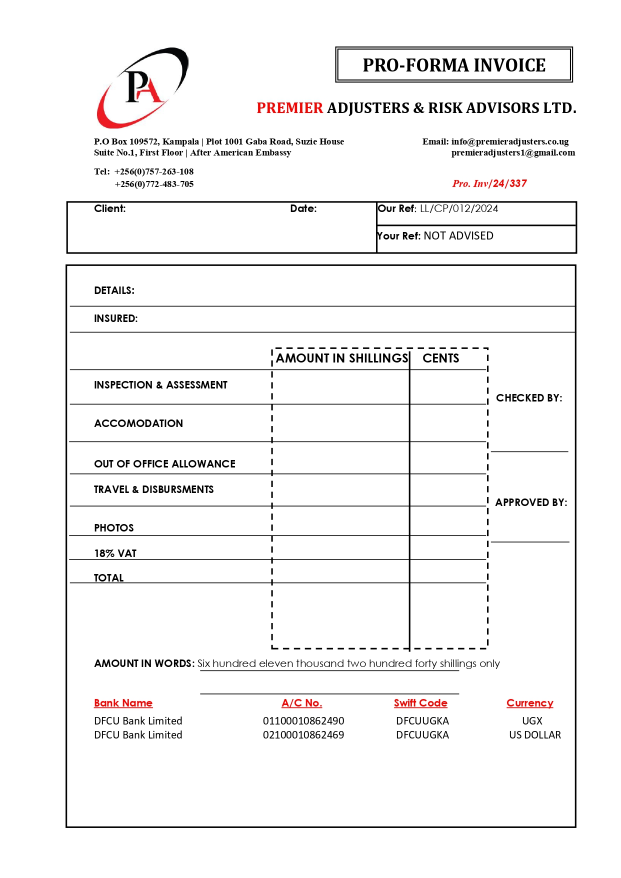
#> input picture note.jpg, 1241 x 1755 px (shown at 1/2 size)
$ python write.py
#> lines starting #> are read from the running program, lines starting #| are printed output that depends on the picture
from PIL import Image, ImageDraw, ImageFont


image = Image.open('note.jpg')
#> image is the input picture: PIL image 1241x1755 RGB; mean R, G, B 244.2, 243.5, 243.5
draw = ImageDraw.Draw(image)
font = ImageFont.truetype('arial.ttf', 25) if 'arial.ttf' else ImageFont.load_default()
color = (255, 0, 0)
draw.text((190, 445), 'Hello, World!', font=font, fill=color)
font = ImageFont.truetype('arial.ttf', 20) if 'arial.ttf' else ImageFont.load_default()
draw.text((635, 405), '12-12-2004', font=font, fill=color)
font = ImageFont.truetype('arial.ttf', 20) if 'arial.ttf' else ImageFont.load_default()
draw.text((635, 570), 'Some details...', font=font, fill=color)
font = ImageFont.truetype('arial.ttf', 30) if 'arial.ttf' else ImageFont.load_default()
draw.text((610, 760), '5,000 UGX', font=font, fill=color)
draw.text((610, 830), '5,000 UGX', font=font, fill=color)
draw.text((610, 900), '5,000 UGX', font=font, fill=color)
draw.text((610, 970), '5,000 UGX', font=font, fill=color)
draw.text((610, 1030), '5,000 UGX', font=font, fill=color)
draw.text((610, 1080), '5,000 UGX', font=font, fill=color)
draw.text((610, 1125), '5,000 UGX', font=font, fill=color)


image.save('output.jpg')
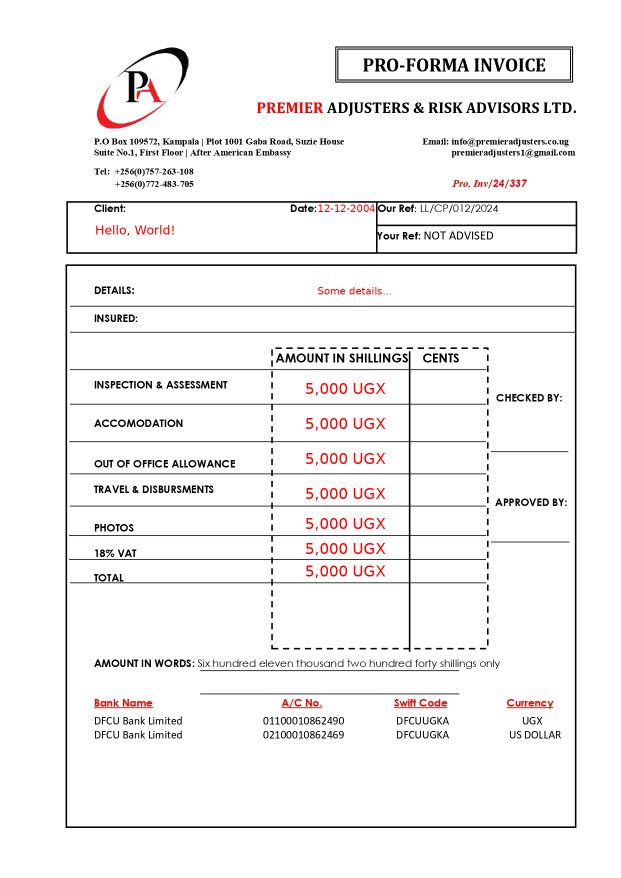
#> saved as output.jpg: PIL image 1241x1755 RGB (shown at 1/2 size); mean R, G, B 244.2, 242.3, 242.4
